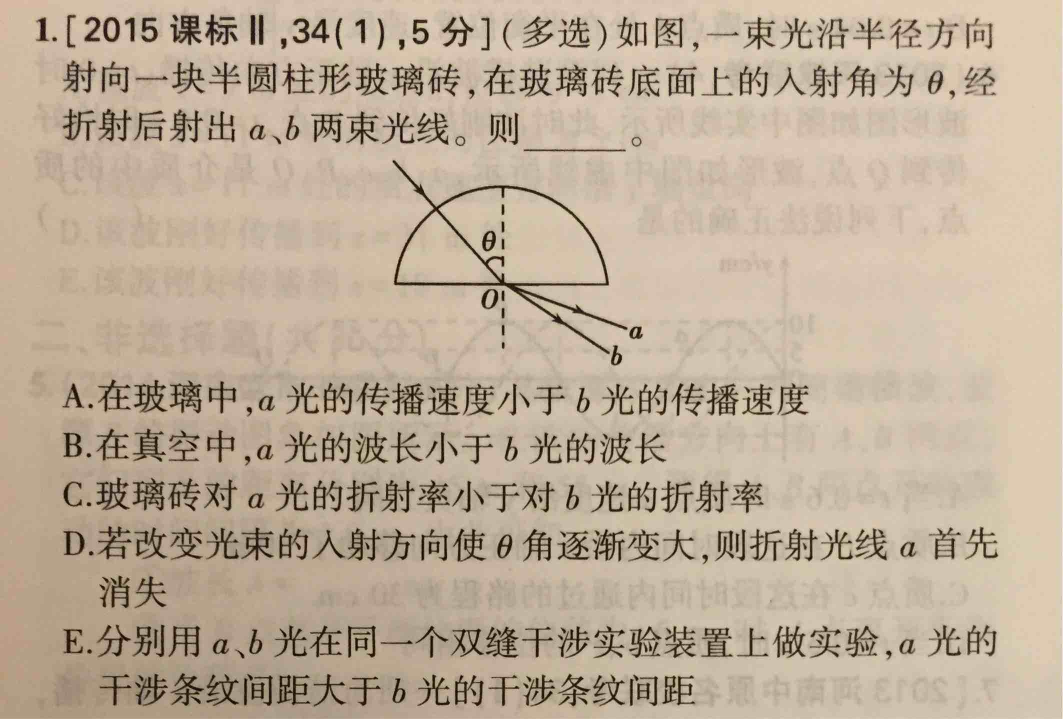
#> input picture samples/物理-光学/1.jpg, 2126 x 1438 px (shown at 1/2 size)
$ python -i Words.py   (imports and definitions only)   (older library calls are emulated)
#> lines starting #> are read from the running program, lines starting #| are printed output that depends on the picture; after the words box and inside, x2 and y2 are one past the last pixel; in counts of white or black regions, pixels touching at a corner belong together
#> `picture = cv2.imread('../samples/物理-光学/1.jpg', cv2.IMREAD_GRAYSCALE)`:
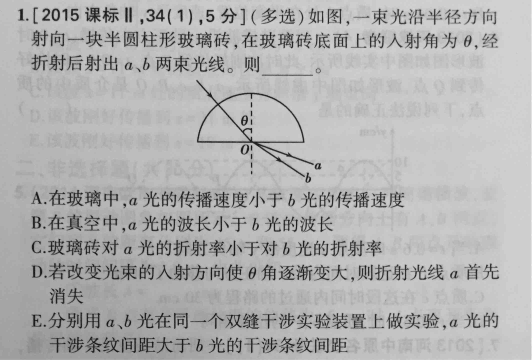
#> picture: shape (1438, 2126) (shown at 1/4 size); min 0, max 250, mean 176.6
# coding=utf-8
import random
import matplotlib.patches as patches
import scipy

__author__ = 'caoym'

from PIL import Image
import cv2
import math
from matplotlib.pyplot import *
import numpy
import pylab
from scipy import ndimage
from scipy.cluster.vq import kmeans,whiten,vq
from scipy.ndimage import filters
from sympy import Point, Line
from scipy import signal
from utils import AdjustPostion
from utils.AdjustPostion import classify, getLines
import matplotlib.pyplot as plt
from utils.rof import denoise

from skimage import morphology

from skimage import data
from skimage.morphology import disk
from skimage.filters import rank
from skimage.morphology import closing, square

__author__ = 'caoym'

# [194 lines left out: functions bounding_box, getDistance2, getDistance, delLowOnce, delLow, getSeparaters2 and 1 more, not called in this run]

def getSeparaters(src,orisum):
    src = signal.detrend(src)

    #找出拐点
    trend = False #False 下降，True上涨
    preval = 0 #上一个值
    points = [] #拐点
    pos = 0
    for i in src:
        if preval != i:
            if trend != (i>preval):
                trend = (i>preval)
                points += [[pos if pos == 0 else pos-1,preval,orisum[pos]]]
        pos = pos+1
        preval = i


    if len(points) <4:
        return [[0,len(src)]]
    points += [[pos,0]]

    #分隔
    i = 1
    points = numpy.array(points)
    count = points.shape[:2][0]
    left = 0
    res = []
    while i<count-1:
        if points[i][1] > points[i-1][1] and points[i][1] > points[i+1][1]:
            rightY = points[i+1][1]
            right = points[i+1][0]
            for x in range(i+1,count):
                if rightY>=points[x][1]:
                    rightY=points[x][1]
                    right=points[x][0]
                else:
                    break
            res += [[left,right]]
            left = right
        i += 1
    if left<src.shape[:2][0]:
        res += [[left,src.shape[:2][0]]]

    #搜索左右像素，调整分割点
    '''adjusted = []
    for i in res:
        l,r = i;
        adjusted.append([findMinPos(orisum,l,2),findMinPos(orisum,r,2)])'''
    return res

def joinRect(r0,r1):
    x,y,w,h = r0
    x1,y1,w1,h1=r1
    l = min(x,x1)
    t = min(y,y1)
    r = max(x1+w1,x+w)
    b = max(y1+h1,y+h)
    return [l,t,r-l,b-t]

def intersectRect(r0,r1):
    x,y,w,h = r0
    x1,y1,w1,h1=r1

    l = max(x,x1)
    r = min(x+w,x1+w1)

    t = max(y,y1)
    b = min(y+h,y1+h1)
    if l>=r or t>=b:
        return [0,0,0,0],False
    else:
        return [l,t,t-l,b-t],True


def uniteRectsOnce(pos, contours):
    count = len(contours)
    if(pos>count-2):
        return contours,False
    x,y,w,h = contours[pos]
    i = pos+1
    while i <len(contours):
        x1,y1,w1,h1 = contours[i]
        #相交
        _,intersert = intersectRect((x,y,w,h),contours[i])
        if intersert:
            contours[pos] = joinRect((x,y,w,h),(x1,y1,w1,h1))
            contours = numpy.delete(contours,i,axis=0)
            return contours,True
        if x1>x+w:
                return contours,False
        i+=1
    return contours,False

# [47 lines left out: function uniteRectsOnce2, not called in this run]

class Row:

    # [121 lines left out: functions __init__, append, getDist, findClosestRow, sortRects, separateWords2 and 1 more, not called in this run]


def getWordsRect(src,recursive = True):

#> called with recursive = True
    mask = src.copy()
    #erode dilate

    mask = cv2.Canny(mask, 100, 200)
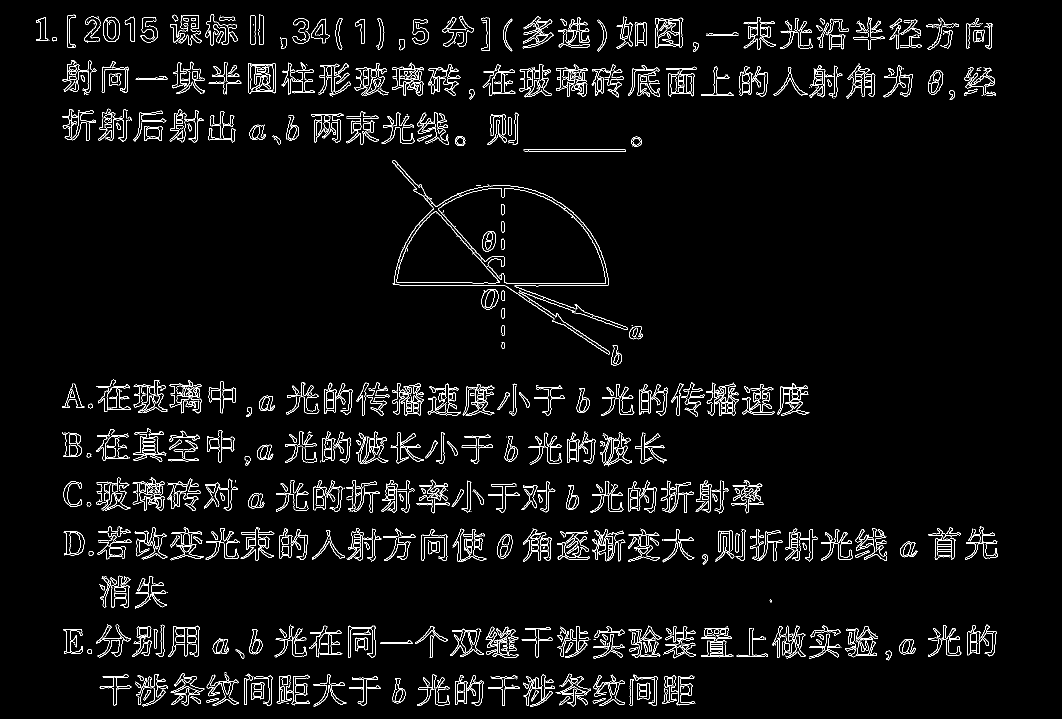
#> mask: shape (1438, 2126) (shown at 1/2 size); 3.7% white in thin lines or dots
    #mask = mask + src
    _, contours, hierarchy  = cv2.findContours(mask.copy(),cv2.RETR_EXTERNAL,cv2.CHAIN_APPROX_SIMPLE)
#> contours = 890 contours, 430 with area under 20; largest, box (x1, y1, x2, y2) and area: (876, 376, 1212, 567) 42638, (793, 422, 1000, 567) 16807, (496, 126, 552, 188) 2967, (1310, 35, 1367, 96) 2858, (553, 1349, 620, 1411) 1924
    rects=[]
    for i in contours:
        rc = cv2.boundingRect(i)
        #if rc[2]<5 and rc[3]<5:
        #    continue
        rects+=[rc]
#> this loop made 890 passes
#> rc on passes 4, 6, 7: (929, 1402, 1, 1), (1185, 1399, 26, 8), (1187, 1396, 24, 7)
#> after the loop, rects = 890 items, first 6: (573, 1406, 5, 1), (526, 1403, 1, 2), (1064, 1402, 1, 1), (929, 1402, 1, 1), (1304, 1401, 3, 2), (1185, 1399, 26, 8)
    contours = numpy.array(rects)
#> contours = 890 rows, first 6: [573, 1406, 5, 1], [526, 1403, 1, 2], [1064, 1402, 1, 1], [929, 1402, 1, 1], [1304, 1401, 3, 2], [1185, 1399, 26, 8]

    #按x排序
    contours = contours[numpy.argsort(contours[:,0])]
#> contours = 890 rows, first 6: [72, 34, 25, 48], [98, 81, 1, 1], [104, 74, 10, 9], [124, 767, 45, 49], [124, 865, 40, 49], [125, 218, 22, 40]

    #合并相交的矩形
    pos = 0
    while pos < len(contours):
        contours,did = uniteRectsOnce(pos,contours)
        if not did:
            pos += 1
#> this loop made 890 passes
#> count in uniteRectsOnce on passes 1 to 5: 890, 890, 890, 890, 889

    avgW = numpy.average(contours[:,2])
    avgH = numpy.average(contours[:,3])

    #找出最可能是字的矩形
    candidates = []
    for i in contours:
        x,y,w,h = i
        if w < avgW or h < avgH:
            continue
        if w<h/1.5 or w>h*1.5:
            continue
        candidates += [[w, h]]
#> this loop made 255 passes
    candidates = numpy.array(candidates)

    #最普遍的高度和宽度
    (n, bins) = numpy.histogram(candidates[:,1], bins=10, normed=True)
    mustH = bins[n.argmax(axis=0)]
    (n, bins) = numpy.histogram(candidates[:,0], bins=10, normed=True)

    pylab.hist(candidates, bins=10)
    mustW = bins[n.argmax(axis=0)]

    newcontours = []
    for i in contours:
        x,y,w,h = i
        if h > mustH*2: #高度过大的往往有问题
            continue
        else:
            newcontours += [i]

    contours = numpy.array(newcontours)


    #过宽的一般是分错了,再用kmeans分隔

    newcontours = []
    for i in contours:
        x,y,w,h = i
        if w<mustW*0.8:
            continue
        if w*mustH > mustW*h*1.5 and w> mustW:
            #continue

            clip = mask[y:y+h+1,x:x+w+1]
            #features = numpy.argwhere(clip>0).astype('float')

            selected = separateWords(clip)

            # [5 lines of commented-out code are left out]
            left=0
            for pos in range(0,len(selected)-1):
                right = selected[pos]
                newcontours += [[x+left,y,right-left,h]]
                left = right+1
            newcontours += [[x+left,y,w-left,h]]
            continue
            #尝试分隔多次，取效果最好的一次
            clip = mask[y:y+h+1,x:x+w+1]
            #features = numpy.argwhere(clip>0).astype('float')

            trys = []
            trys  += [separateWords(clip)]
            '''if(max_label>1):
                trys  += [separateWords3(w,max_label)]
            #else:
            #    trys += [[w-1]]
            if(max_label>2):
                trys += [separateWords3(w,max_label-1)]
            #else:
            #    trys += [[w-1]]'''

            minsum = None; #取分隔线上像素最少的方案
            selected = None;
            for t in trys:
                line = clip[:,t]
                count = line.shape[:2][1]
                sum = numpy.sum(line)/count
                if minsum is None or sum< minsum:
                    minsum = sum
                    selected = t

            left = 0
            pos = 0
            for pos in range(0,len(selected)-1):
                right = (selected[pos]+selected[pos+1])/2
                newcontours += [[x+left,y,right-left,h]]
                left = right+1
            newcontours += [[x+left,y,w-left,h]]
        else:
            newcontours += [i]
#> this loop made 40 passes
    contours = numpy.array(newcontours)

    '''added = []
    #宽度过大
    pos = 0
    while pos < len(contours):
        x,y,w,h=contours[pos]
        if w>=2*avgW:
            words = separateWords(src[y:y+h+1,x:x+w+1])
            for i in words:
                i[0] += x
                i[1] += y

            if len(words):
                contours = numpy.delete(contours,pos,axis=0)
                added += words
                continue
        pos += 1

    if len(added):
        contours = numpy.append(contours,added,axis=0)'''
    contours = sortRects(contours,avgH)

    #合并相近的矩形
    '''pos = 1
    while pos < len(contours)-1:
        x0,y0,w0,h0 = contours[pos-1]
        x,y,w,h = contours[pos]

        x1,y1,w1,h1 = contours[pos+1]
        if w<avgW/2.0:
            if abs(x-x0-w0) <abs(x1-x-w) and abs(x-x0-w0)<avgW/5.0:
                #pass
                contours[pos-1] = joinRect((x0,y0,w0,h0),(x,y,w,h))
                contours = numpy.delete(contours,pos,axis=0)
                pos -= 1
                continue
            elif abs(x1-x-w)<avgW/5.0:
                #pass
                contours[pos] = joinRect((x1,y1,w1,h1),(x,y,w,h))
                contours = numpy.delete(contours,pos+1,axis=0)
                continue
        pos += 1'''

    #删除过小的矩形
    pos = 0
    while pos < len(contours):
        x,y,w,h=contours[pos]
        if h<mustH*0.6:
            contours = numpy.delete(contours,pos,axis=0)
            continue
        pos += 1

    return contours


def separateWords(src):
    # [6 lines of commented-out code are left out]


    '''figure()
    subplot(211)
    imshow(src)
    subplot(212)
    imshow(tmp)
    show()'''
    orisum = src.sum(axis=0)/255.0
    sum = filters.gaussian_filter(orisum,8)
    sep = getSeparaters(sum,filters.gaussian_filter(orisum,2))

    words = []
    pos = 0
    h = len(src)
    for i in sep:
        #words += [[i[0],0,i[1]-i[0],h]]
        word = src[:,i[0]:i[1]]
        x,y,w,h = bounding_box(word)
        words.append([i[0]+x,y,w,h])
        #if word is not None:
       #     words += [word]
    return words

>>> import cv2
>>> picture = cv2.imread('../samples/物理-光学/1.jpg', cv2.IMREAD_GRAYSCALE)
#> (the run stopped early here; a loop or call above may not have finished)

$ run again, on samples/物理-光学/10.jpg
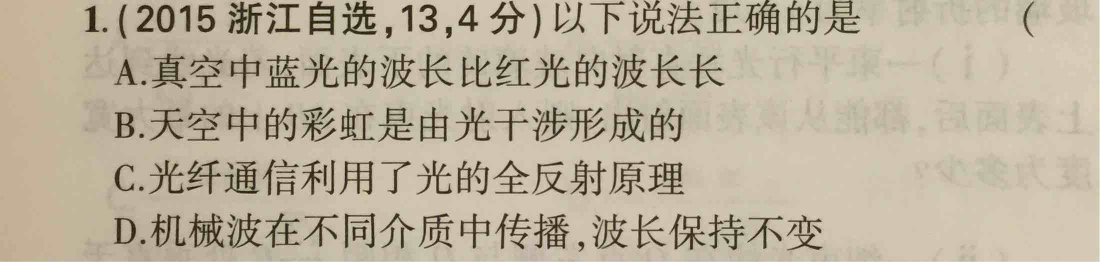
#> input picture samples/物理-光学/10.jpg, 2200 x 524 px (shown at 1/2 size)
#> in getWordsRect, `mask = cv2.Canny(mask, 100, 200)`:
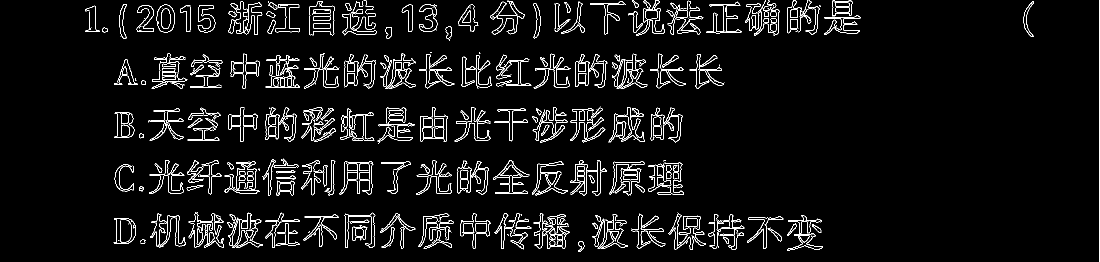
#> mask: shape (524, 2200) (shown at 1/2 size); 4.5% white in thin lines or dots
#> in getWordsRect, `_, contours, hierarchy  = cv2.findContours(mask.copy(),cv2.RETR_EXTERN..`: contours = 416 contours, 198 with area under 20; largest, box (x1, y1, x2, y2) and area: (619, 2, 669, 71) 2604, (840, 214, 896, 284) 2432, (1296, 325, 1368, 389) 2224, (304, 106, 375, 163) 1756, (921, 427, 981, 497) 1656
#> the loop in getWordsRect, `for i in contours:` made 416 passes
#> rc on passes 4 to 6: (1111, 488, 1, 1), (1613, 486, 33, 8), (1156, 483, 13, 21)
#> after the loop in getWordsRect, `for i in contours:`: rects = 416 items, first 6: (1437, 492, 1, 4), (1419, 490, 11, 1), (551, 489, 49, 2), (1111, 488, 1, 1), (1613, 486, 33, 8), (1156, 483, 13, 21)
#> in getWordsRect, `contours = numpy.array(rects)`: contours = 416 rows, first 6: [1437, 492, 1, 4], [1419, 490, 11, 1], [551, 489, 49, 2], [1111, 488, 1, 1], [1613, 486, 33, 8], [1156, 483, 13, 21]
#> in getWordsRect, `contours = contours[numpy.argsort(contours[:,0])]`: contours = 416 rows, first 6: [170, 11, 29, 53], [180, 55, 3, 5], [204, 55, 11, 10], [227, 438, 7, 48], [228, 166, 17, 4], [228, 166, 7, 2]
#> the loop in getWordsRect, `while pos < len(contours):` made 416 passes
#> the loop in getWordsRect, `for i in contours:` made 111 passes
#> the loop in getWordsRect, `for i in contours:` made 110 passes
#> the loop in sortRects, `for i in contours:` made 71 passes
#> the loop in sortRects, `for i in undt:` made 2 passes
#> the loop in sortRects, `for i in rows:` made 5 passes
#> the loop in getWordsRect, `while pos < len(contours):` made 71 passes
#> `result = getWordsRect(picture)`:
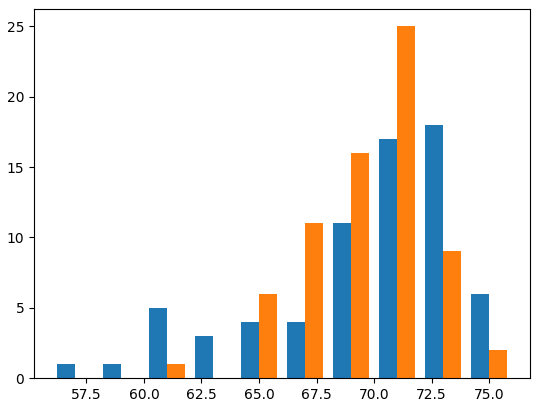
#> figure drawn by matplotlib, 1 panel; tallest bar 18 high, from x = 72.2 to 73; tallest bar 25 high, from x = 71 to 71.8

$ run again, on samples/物理-光学/12.jpg
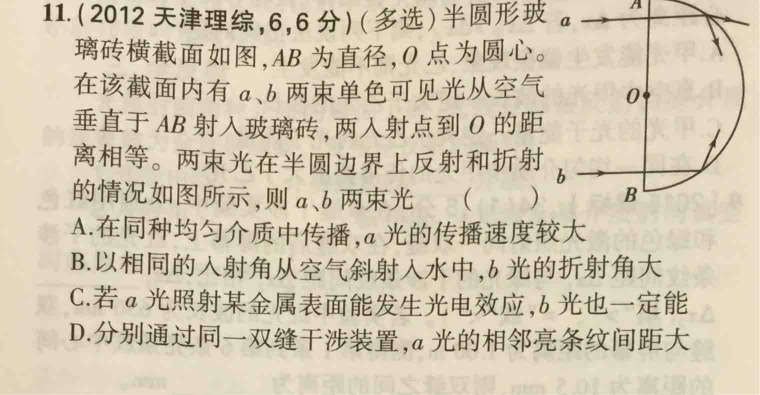
#> input picture samples/物理-光学/12.jpg, 1519 x 790 px (shown at 1/2 size)
#> `picture = cv2.imread('../samples/物理-光学/1.jpg', cv2.IMREAD_GRAYSCALE)`:
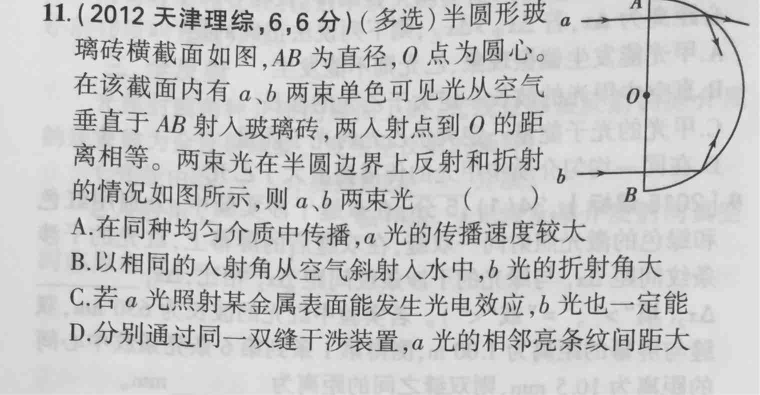
#> picture: shape (790, 1519) (shown at 1/2 size); min 15, max 255, mean 199.1
#> in getWordsRect, `mask = cv2.Canny(mask, 100, 200)`:
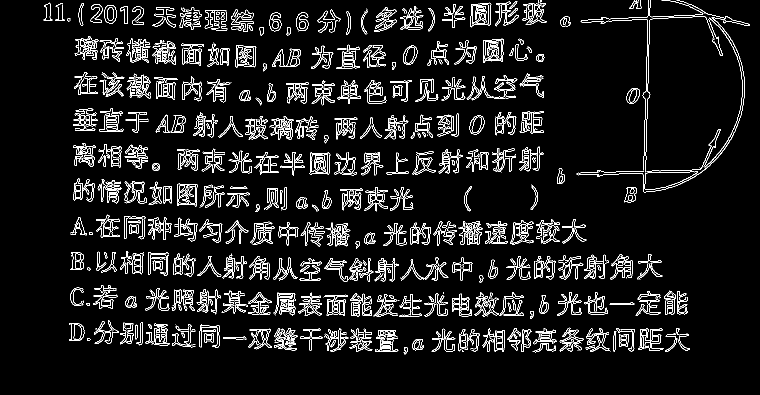
#> mask: shape (790, 1519) (shown at 1/2 size); 6.9% white in thin lines or dots, all inside (x1, y1, x2, y2) = (87, 0, 1499, 709)
#> in getWordsRect, `_, contours, hierarchy  = cv2.findContours(mask.copy(),cv2.RETR_EXTERN..`: contours = 691 contours, 308 with area under 20; largest, box (x1, y1, x2, y2) and area: (354, 367, 396, 413) 1571, (471, 90, 513, 135) 1554, (966, 77, 1008, 126) 1418, (253, 147, 301, 197) 1264, (198, 217, 247, 264) 1040
#> the loop in getWordsRect, `for i in contours:` made 691 passes
#> rc on passes 5 to 7: (1181, 694, 40, 10), (807, 694, 8, 15), (1171, 693, 19, 7)
#> after the loop in getWordsRect, `for i in contours:`: rects = 691 items, first 6: (1155, 700, 2, 2), (924, 700, 4, 3), (941, 699, 1, 1), (1133, 696, 2, 2), (1181, 694, 40, 10), (807, 694, 8, 15)
#> in getWordsRect, `contours = numpy.array(rects)`: contours = 691 rows, first 6: [1155, 700, 2, 2], [924, 700, 4, 3], [941, 699, 1, 1], [1133, 696, 2, 2], [1181, 694, 40, 10], [807, 694, 8, 15]
#> in getWordsRect, `contours = contours[numpy.argsort(contours[:,0])]`: contours = 691 rows, first 6: [87, 7, 18, 33], [87, 41, 18, 1], [99, 5, 1, 1], [111, 7, 19, 35], [134, 36, 7, 7], [138, 646, 31, 36]
#> the loop in getWordsRect, `while pos < len(contours):` made 691 passes
#> the loop in getWordsRect, `for i in contours:` made 249 passes
#> the loop in getWordsRect, `for i in contours:` made 86 passes
